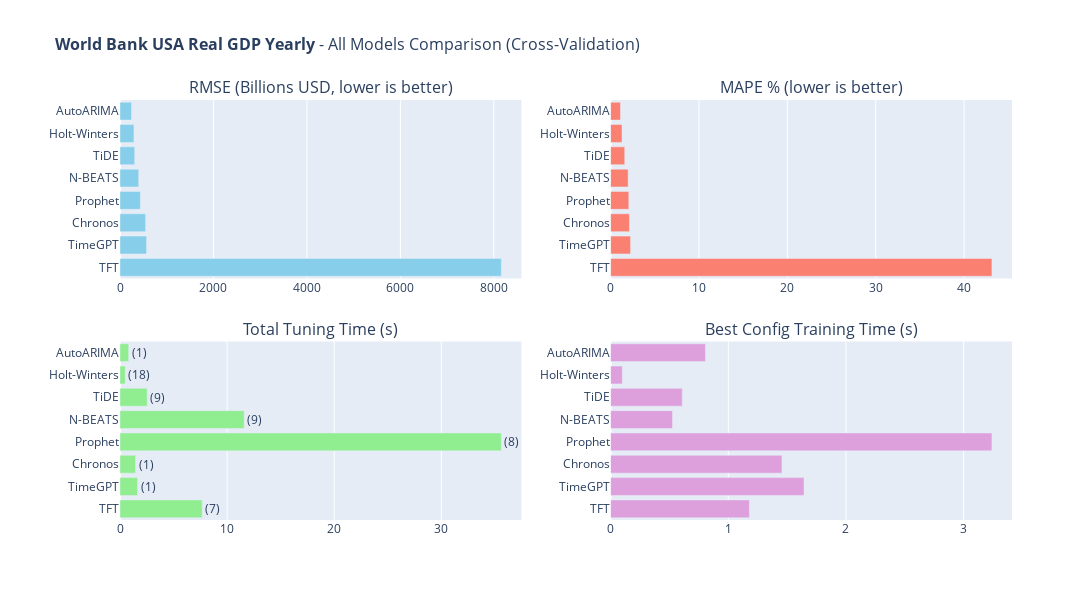

Source (notebook cell):
### Code cell
# 11. All Models Comparison (Interactive)
#
# Summary comparison of all models based on cross-validation metrics.

def create_all_models_comparison(results_dataframe, dataset_name, value_unit=None):
    """
    Create interactive bar chart comparison of all models.
    
    Args:
        results_dataframe: DataFrame with model results
        dataset_name: Name for the plot title
        value_unit: Unit label for RMSE axis (e.g., 'Billions USD')
    
    Returns:
        Plotly Figure object
    """
    rmse_title = f'RMSE ({value_unit}, lower is better)' if value_unit else 'RMSE (lower is better)'
    
    fig = make_subplots(
        rows=2, cols=2,
        subplot_titles=[
            rmse_title, 
            'MAPE % (lower is better)', 
            'Total Tuning Time (s)', 
            'Best Config Training Time (s)'
        ],
        vertical_spacing=0.15, horizontal_spacing=0.1
    )
    
    models = results_dataframe['Model'].tolist()
    
    fig.add_trace(go.Bar(
        y=models, x=results_dataframe['RMSE'], orientation='h',
        marker_color='skyblue', 
        hovertemplate='<b>%{y}</b><br>RMSE: %{x:.2f}<extra></extra>'
    ), row=1, col=1)
    
    fig.add_trace(go.Bar(
        y=models, x=results_dataframe['MAPE'], orientation='h',
        marker_color='salmon', 
        hovertemplate='<b>%{y}</b><br>MAPE: %{x:.2f}%<extra></extra>'
    ), row=1, col=2)
    
    fig.add_trace(go.Bar(
        y=models, x=results_dataframe['Tuning Time (s)'], orientation='h',
        marker_color='lightgreen', 
        text=[f"({c})" for c in results_dataframe['Combinations']],
        textposition='outside', 
        hovertemplate='<b>%{y}</b><br>Time: %{x:.2f}s<extra></extra>'
    ), row=2, col=1)
    
    fig.add_trace(go.Bar(
        y=models, x=results_dataframe['Best Config Time (s)'], orientation='h',
        marker_color='plum', 
        hovertemplate='<b>%{y}</b><br>Time: %{x:.2f}s<extra></extra>'
    ), row=2, col=2)
    
    fig.update_layout(
        title=dict(text=f'<b>{dataset_name}</b> - All Models Comparison (Cross-Validation)', font=dict(size=16)),
        width=1700, height=600, showlegend=False, margin=dict(l=120)
    )
    
    for i in range(1, 3):
        for j in range(1, 3):
            fig.update_yaxes(autorange='reversed', row=i, col=j)
    return fig

if 'results_df' in dir() and not results_df.empty:
    fig_comparison = create_all_models_comparison(
        results_df, DATASET_CONFIG['name'],
        value_unit=DATASET_CONFIG.get('value_unit')
    )
    fig_comparison.show()

### Figure 1 — Plotly figure (JSON) as saved in the notebook; plotly's stock layout.template omitted (floating-point values rounded to 4 significant figures)
{"data": [{"hovertemplate": "<b>%{y}</b><br>RMSE: %{x:.2f}<extra></extra>", "marker": {"color": "skyblue"}, "orientation": "h", "type": "bar", "x": [246.8, 298.4, 314.9, 400.9, 436.2, 547.3, 568.1, 8161.0], "xaxis": "x", "y": ["AutoARIMA", "Holt-Winters", "TiDE", "N-BEATS", "Prophet", "Chronos", "TimeGPT", "TFT"], "yaxis": "y"}, {"hovertemplate": "<b>%{y}</b><br>MAPE: %{x:.2f}%<extra></extra>", "marker": {"color": "salmon"}, "orientation": "h", "type": "bar", "x": [1.124, 1.289, 1.6, 1.984, 2.061, 2.132, 2.26, 43.15], "xaxis": "x2", "y": ["AutoARIMA", "Holt-Winters", "TiDE", "N-BEATS", "Prophet", "Chronos", "TimeGPT", "TFT"], "yaxis": "y2"}, {"hovertemplate": "<b>%{y}</b><br>Time: %{x:.2f}s<extra></extra>", "marker": {"color": "lightgreen"}, "orientation": "h", "text": ["(1)", "(18)", "(9)", "(9)", "(8)", "(1)", "(1)", "(7)"], "textposition": "outside", "type": "bar", "x": [0.8074, 0.493, 2.541, 11.59, 35.6, 1.456, 1.644, 7.677], "xaxis": "x3", "y": ["AutoARIMA", "Holt-Winters", "TiDE", "N-BEATS", "Prophet", "Chronos", "TimeGPT", "TFT"], "yaxis": "y3"}, {"hovertemplate": "<b>%{y}</b><br>Time: %{x:.2f}s<extra></extra>", "marker": {"color": "plum"}, "orientation": "h", "type": "bar", "x": [0.8061, 0.09949, 0.6088, 0.5262, 3.24, 1.456, 1.644, 1.18], "xaxis": "x4", "y": ["AutoARIMA", "Holt-Winters", "TiDE", "N-BEATS", "Prophet", "Chronos", "TimeGPT", "TFT"], "yaxis": "y4"}], "layout": {"annotations": [{"font": {"size": 16}, "showarrow": false, "text": "RMSE (Billions USD, lower is better)", "x": 0.225, "xanchor": "center", "xref": "paper", "y": 1, "yanchor": "bottom", "yref": "paper"}, {"font": {"size": 16}, "showarrow": false, "text": "MAPE % (lower is better)", "x": 0.775, "xanchor": "center", "xref": "paper", "y": 1, "yanchor": "bottom", "yref": "paper"}, {"font": {"size": 16}, "showarrow": false, "text": "Total Tuning Time (s)", "x": 0.225, "xanchor": "center", "xref": "paper", "y": 0.425, "yanchor": "bottom", "yref": "paper"}, {"font": {"size": 16}, "showarrow": false, "text": "Best Config Training Time (s)", "x": 0.775, "xanchor": "center", "xref": "paper", "y": 0.425, "yanchor": "bottom", "yref": "paper"}], "height": 600, "margin": {"l": 120}, "showlegend": false, "title": {"font": {"size": 16}, "text": "<b>World Bank USA Real GDP Yearly</b> - All Models Comparison (Cross-Validation)"}, "width": 1700, "xaxis": {"anchor": "y", "domain": [0, 0.45]}, "xaxis2": {"anchor": "y2", "domain": [0.55, 1]}, "xaxis3": {"anchor": "y3", "domain": [0, 0.45]}, "xaxis4": {"anchor": "y4", "domain": [0.55, 1]}, "yaxis": {"anchor": "x", "autorange": "reversed", "domain": [0.575, 1]}, "yaxis2": {"anchor": "x2", "autorange": "reversed", "domain": [0.575, 1]}, "yaxis3": {"anchor": "x3", "autorange": "reversed", "domain": [0, 0.425]}, "yaxis4": {"anchor": "x4", "autorange": "reversed", "domain": [0, 0.425]}}}
